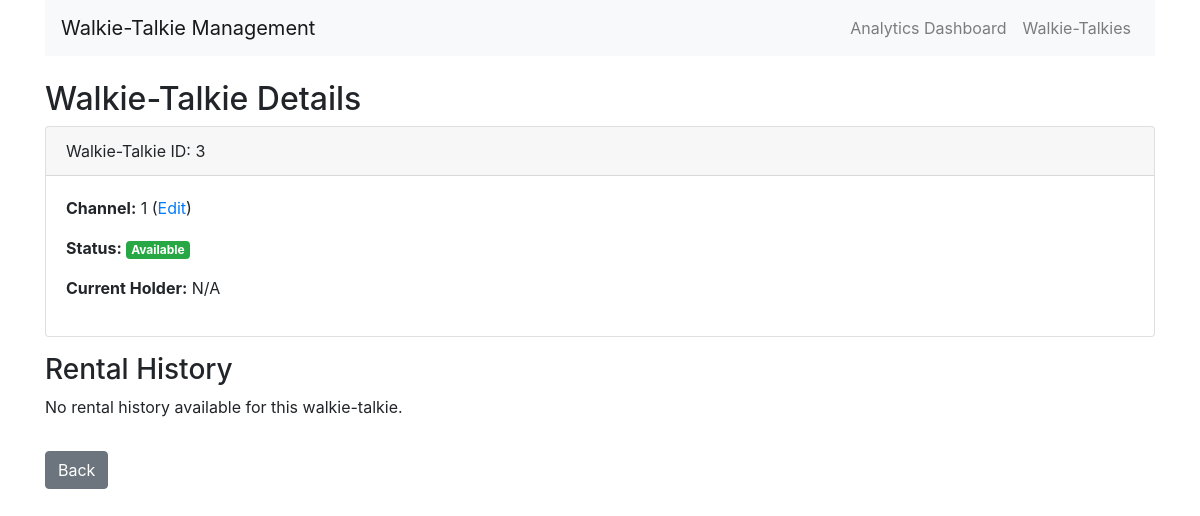
Screenshot of /walkie_talkie/3 with the database file from the repository.
### models.py (models this page shows)
class WalkieTalkie(db.Model):
    id = db.Column(db.Integer, primary_key=True)
    channel = db.Column(db.Integer, nullable=True, default=1)
    is_lent = db.Column(db.Boolean, default=False)
    current_holder = db.Column(db.String(100), nullable=True)
    is_charged = db.Column(db.Boolean, default=False)  # Default is now False (discharged)
    rental_history = db.relationship('Rental', backref='walkie_talkie', lazy=True)

### routes.py (the view)
@app.route('/walkie_talkie/<int:wt_id>')
def view_walkie_talkie(wt_id):
    wt = WalkieTalkie.query.get_or_404(wt_id)
    rentals = Rental.query.filter_by(walkie_talkie_id=wt_id).all()
    return render_template('walkie_talkie.html', wt=wt, rentals=rentals)

### templates/walkie_talkie.html
{% extends 'base.html' %}
{% block content %}
<h2>Walkie-Talkie Details</h2>
<div class="card mb-3">
    <div class="card-header">
        Walkie-Talkie ID: {{ wt.id }}
    </div>
    <div class="card-body">
        <p><strong>Channel:</strong> {{ wt.channel }} (<a href="{{ url_for('edit_walkie_talkie', wt_id=wt.id) }}">Edit</a>)</p>
        <p><strong>Status:</strong>
            {% if wt.is_lent %}
                <span class="badge badge-danger">Lent</span>
            {% else %}
                <span class="badge badge-success">Available</span>
            {% endif %}
        </p>
        <p><strong>Current Holder:</strong> {{ wt.current_holder or 'N/A' }}</p>
    </div>
</div>
<h3>Rental History</h3>
{% if rentals %}
<table class="table table-striped table-bordered">
    <thead>
        <tr>
            <th>Department/Person</th>
            <th>Lend Time</th>
            <th>Return Time</th>
        </tr>
    </thead>
    <tbody>
        {% for rental in rentals %}
        <tr>
            <td>{{ rental.department.name }}</td>
            <td>{{ rental.lend_time.strftime('%Y-%m-%d %H:%M:%S') }}</td>
            <td>{{ rental.return_time.strftime('%Y-%m-%d %H:%M:%S') if rental.return_time else 'Not Returned' }}</td>
        </tr>
        {% endfor %}
    </tbody>
</table>
{% if not wt.is_lent %}
<form action="{{ url_for('delete_rental_history', wt_id=wt.id) }}" method="post" onsubmit="return confirm('Are you sure you want to delete all rental history for this walkie-talkie? This action cannot be undone.');">
    <button type="submit" class="btn btn-danger">
        <i class="fas fa-trash-alt"></i> Delete Rental History
    </button>
</form>
{% else %}
    <p class="text-danger">Cannot delete rental history while the walkie-talkie is currently lent out.</p>
{% endif %}
{% else %}
    <p>No rental history available for this walkie-talkie.</p>
{% endif %}
<a href="{{ url_for('index') }}" class="btn btn-secondary mt-3">Back</a>
{% endblock %}

### rows the page displays
WalkieTalkie: id "3", channel "1", current_holder "N/A"
